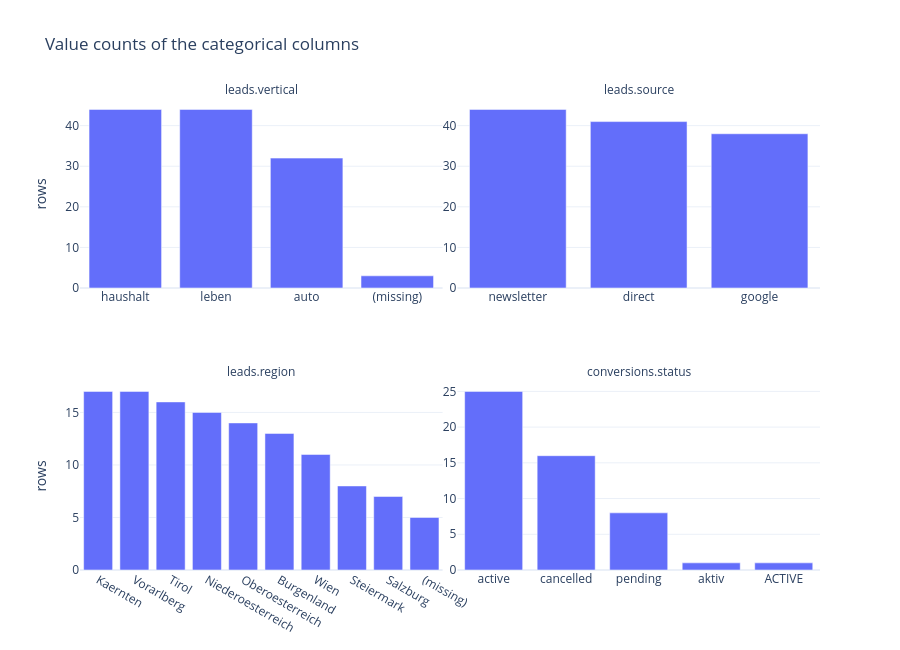

Notebook code for this chart:
### Markdown cell above
## 5. Value sets of the categorical columns

Which columns are categorical is decided by the data: every column with at most 20 distinct values. On a large
table this threshold still works, because the number of categories does not grow with the number of rows.

### Code cell
MAX_CATEGORIES = 20


def value_counts_long(df: pd.DataFrame, table: str) -> pd.DataFrame:
    """Value counts (missing values included) of all low-cardinality columns, in long format."""
    columns = [col for col in df.columns if df[col].nunique() <= MAX_CATEGORIES]
    counts = (
        df[columns]
        .fillna("(missing)")
        .melt(var_name="column", value_name="value")
        .value_counts()
        .rename("rows")
        .reset_index()
    )
    counts["column"] = table + "." + counts["column"]
    return counts


counts = pd.concat([value_counts_long(leads, "leads"), value_counts_long(conv, "conversions")])

fig = px.bar(
    counts,
    x="value",
    y="rows",
    facet_col="column",
    facet_col_wrap=2,
    facet_row_spacing=0.2,
    title="Value counts of the categorical columns",
    height=650,
)
fig.update_xaxes(matches=None, showticklabels=True, title=None)
fig.update_yaxes(matches=None, showticklabels=True)
fig.for_each_annotation(lambda a: a.update(text=a.text.split("=")[-1]))
fig.show()

### Figure 1 — Plotly figure (JSON) as saved in the notebook; plotly's stock layout.template omitted (floating-point values rounded to 4 significant figures)
{"data": [{"hovertemplate": "column=leads.vertical<br>value=%{x}<br>rows=%{y}<extra></extra>", "legendgroup": "", "marker": {"color": "#636efa", "pattern": {"shape": ""}}, "name": "", "orientation": "v", "showlegend": false, "textposition": "auto", "type": "bar", "x": ["haushalt", "leben", "auto", "(missing)"], "xaxis": "x3", "y": [44, 44, 32, 3], "yaxis": "y3"}, {"hovertemplate": "column=leads.source<br>value=%{x}<br>rows=%{y}<extra></extra>", "legendgroup": "", "marker": {"color": "#636efa", "pattern": {"shape": ""}}, "name": "", "orientation": "v", "showlegend": false, "textposition": "auto", "type": "bar", "x": ["newsletter", "direct", "google"], "xaxis": "x4", "y": [44, 41, 38], "yaxis": "y4"}, {"hovertemplate": "column=leads.region<br>value=%{x}<br>rows=%{y}<extra></extra>", "legendgroup": "", "marker": {"color": "#636efa", "pattern": {"shape": ""}}, "name": "", "orientation": "v", "showlegend": false, "textposition": "auto", "type": "bar", "x": ["Kaernten", "Vorarlberg", "Tirol", "Niederoesterreich", "Oberoesterreich", "Burgenland", "Wien", "Steiermark", "Salzburg", "(missing)"], "xaxis": "x", "y": [17, 17, 16, 15, 14, 13, 11, 8, 7, 5], "yaxis": "y"}, {"hovertemplate": "column=conversions.status<br>value=%{x}<br>rows=%{y}<extra></extra>", "legendgroup": "", "marker": {"color": "#636efa", "pattern": {"shape": ""}}, "name": "", "orientation": "v", "showlegend": false, "textposition": "auto", "type": "bar", "x": ["active", "cancelled", "pending", "aktiv", "ACTIVE"], "xaxis": "x2", "y": [25, 16, 8, 1, 1], "yaxis": "y2"}], "layout": {"annotations": [{"font": {}, "showarrow": false, "text": "leads.region", "x": 0.245, "xanchor": "center", "xref": "paper", "y": 0.4, "yanchor": "bottom", "yref": "paper"}, {"font": {}, "showarrow": false, "text": "conversions.status", "x": 0.755, "xanchor": "center", "xref": "paper", "y": 0.4, "yanchor": "bottom", "yref": "paper"}, {"font": {}, "showarrow": false, "text": "leads.vertical", "x": 0.245, "xanchor": "center", "xref": "paper", "y": 1.0, "yanchor": "bottom", "yref": "paper"}, {"font": {}, "showarrow": false, "text": "leads.source", "x": 0.755, "xanchor": "center", "xref": "paper", "y": 1.0, "yanchor": "bottom", "yref": "paper"}], "barmode": "relative", "height": 650, "legend": {"tracegroupgap": 0}, "title": {"text": "Value counts of the categorical columns"}, "xaxis": {"anchor": "y", "domain": [0.0, 0.49], "showticklabels": true, "title": {}}, "xaxis2": {"anchor": "y2", "domain": [0.51, 1.0], "showticklabels": true, "title": {}}, "xaxis3": {"anchor": "y3", "domain": [0.0, 0.49], "showticklabels": true, "title": {}}, "xaxis4": {"anchor": "y4", "domain": [0.51, 1.0], "showticklabels": true, "title": {}}, "yaxis": {"anchor": "x", "domain": [0.0, 0.4], "showticklabels": true, "title": {"text": "rows"}}, "yaxis2": {"anchor": "x2", "domain": [0.0, 0.4], "showticklabels": true}, "yaxis3": {"anchor": "x3", "domain": [0.6, 1.0], "showticklabels": true, "title": {"text": "rows"}}, "yaxis4": {"anchor": "x4", "domain": [0.6, 1.0], "showticklabels": true}}}
